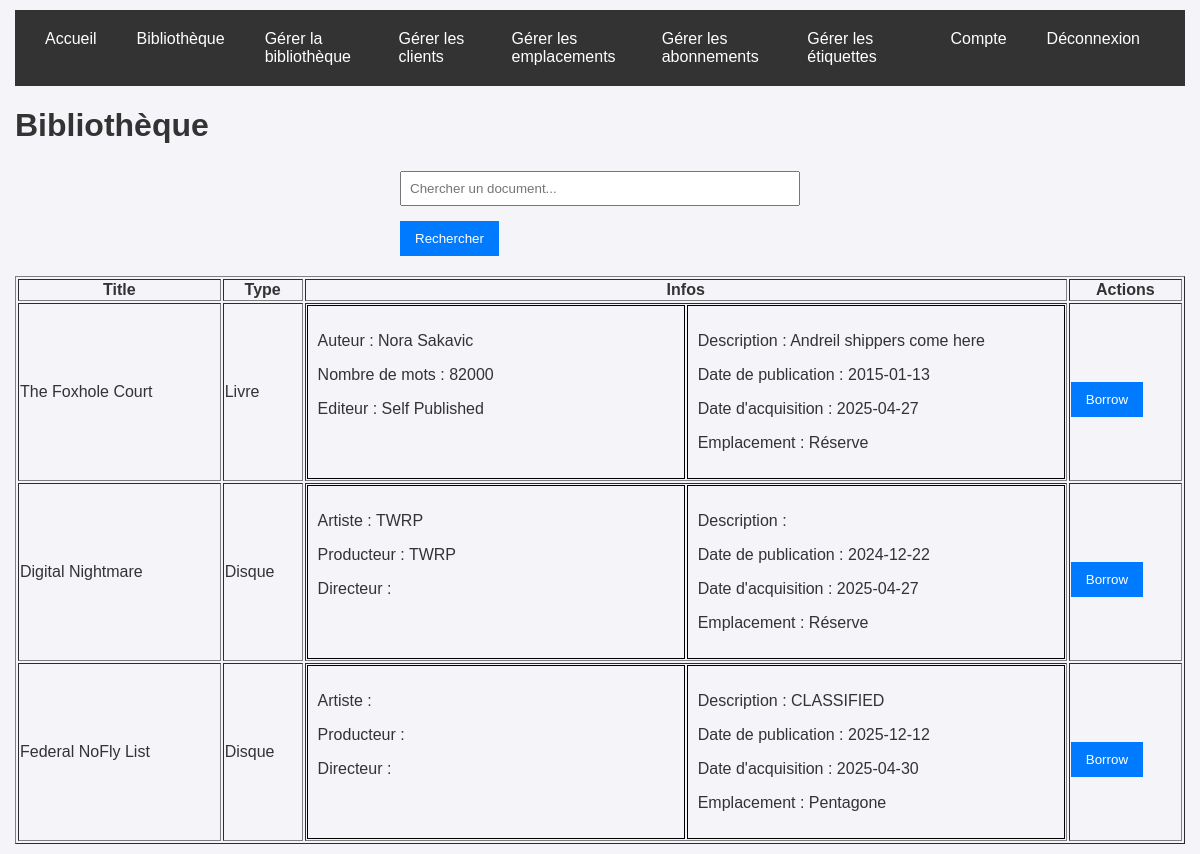
Page /library.php (signed in) on the committed database.
### tables this page shows
CREATE TABLE Document(
   id_document INTEGER,
   title_document TEXT NOT NULL,
   publishing_date_document NUMERIC NOT NULL,
   description_document TEXT,
   acquisition_date_document NUMERIC NOT NULL,
   id_location INTEGER NOT NULL,
   PRIMARY KEY(id_document),
   FOREIGN KEY(id_location) REFERENCES Location(id_location)
);

CREATE TABLE Book(
   id_document INTEGER,
   author_book TEXT,
   nbr_words_book TEXT,
   publisher_book TEXT,
   PRIMARY KEY(id_document),
   FOREIGN KEY(id_document) REFERENCES Document(id_document)
);

CREATE TABLE Location(
   id_location INTEGER,
   name_location TEXT NOT NULL,
   description_location TEXT,
   PRIMARY KEY(id_location),
   UNIQUE(name_location)
);

CREATE TABLE Disk(
   id_document INTEGER,
   artist_disk TEXT,
   producer_disk TEXT,
   director_disk TEXT,
   PRIMARY KEY(id_document),
   FOREIGN KEY(id_document) REFERENCES Document(id_document)
);

### display_documents.php (the view, shortened to what this page needs)
<table border="1" class="full-width-table">
    <thead>
        <tr>
            <th>Title</th>
            <th>Type</th>
            <th>Infos</th>
            <?php if ($display_argument == display_argument::NoAction): ?> <th>Status</th>
            <?php else: ?> <th>Actions</th> <?php endif; ?>
        </tr>
    </thead>
    <tbody>
        <?php foreach ($documents as $document): ?>
            <?php $document['type_document'] = array_key_exists('author_book', $document) && $document['author_book'] != null
                    ? type_document::Book
                    : type_document::Disk ?>
            <tr>
                <td><?= htmlspecialchars($document['title_document']) ?></td>
                <td><?=
                    $document['type_document'] == type_document::Book ? 'Livre' : 'Disque'
                ?></td>
                <td>
                    <div style="display: flex; flex-direction: row; gap:2px; width: 100%;">
                        <div class="document-details-table-cell">
                        <?php if ($document['type_document'] == type_document::Book): ?>
                            <p>Auteur : <?= htmlspecialchars($document['author_book']) ?></p>
                            <p>Nombre de mots : <?= htmlspecialchars($document['nbr_words_book']) ?></p>
                            <p>Editeur : <?= htmlspecialchars($document['publisher_book']) ?></p>
                        <?php else : ?>
                            <p>Artiste : <?= htmlspecialchars($document['artist_disk']) ?></p>
                            <p>Producteur : <?= htmlspecialchars($document['producer_disk']) ?></p>
                            <p>Directeur : <?= htmlspecialchars($document['director_disk']) ?></p>
                        <?php endif; ?>
                        </div>
                        <div class="document-details-table-cell">
                            <p>Description : <?= htmlspecialchars($document['description_document']) ?></p>
                            <p>Date de publication : <?= htmlspecialchars($document['publishing_date_document']) ?></p>
                            <p>Date d'acquisition : <?= htmlspecialchars($document['acquisition_date_document']) ?></p>
                            <p>Emplacement : <?= htmlspecialchars($document['name_location']) ?></p>
                        </div>
                    </div>
                </td>
                <?php if ($display_argument == display_argument::Update): ?>
                    <td>
                        <a href="update_document.php?id_document=<?= $document['id_document'] ?>&type=<?= $document['type_document']->name ?>" style="display: inline-block;">
                            <button type="button">Update</button>
                        </a>
                        <form method="POST" style="display: inline;">
                            <input type="hidden" name="action" value="delete">
                            <input type="hidden" name="id" value="<?= $document['id_document'] ?>">
                            <button type="submit">Delete</button>
                        </form>
                    </td>
                <?php elseif ($display_argument == display_argument::Borrow): ?>
                    <td>
                        <a href="borrow_document.php?id_document=<?= $document['id_document'] ?>&search=<?= $search ?>" style="display: inline-block;">
                            <button type="button">Borrow</button>
                        </a>
                    </td>
                <?php endif; ?>
            </tr>
        <?php endforeach; ?>
    </tbody>
</table>

### styles/style.css (style rules this page uses)
body { font-family: Arial, sans-serif; margin: 0; padding: 10px 15px; background-color: #f4f4f9; color: #333; }
a { color: #6c5ce7; text-decoration: none; }
button { margin-top: 15px; padding: 10px 15px; background-color: #007BFF; color: white; border: none; cursor: pointer; }
.document-details-table-cell { padding: 10px; border: 1px solid #000000; text-align: left; width: 50%; }
.full-width-table { width: 100%; }

### rows in the picture
document: title_document "The Foxhole Court", shows "Livre", book.author_book "Nora Sakavic", book.nbr_words_book "82000", book.publisher_book "Self Published", description_document "Andreil shippers come here", publishing_date_document "2015-01-13", acquisition_date_document "2025-04-27", id_location.name_location "Réserve"
document: title_document "Digital Nightmare", shows "Disque", disk.artist_disk "TWRP", disk.producer_disk "TWRP", publishing_date_document "2024-12-22", acquisition_date_document "2025-04-27", id_location.name_location "Réserve"
document: title_document "Federal NoFly List", shows "Disque", description_document "CLASSIFIED", publishing_date_document "2025-12-12", acquisition_date_document "2025-04-30", id_location.name_location "Pentagone"
